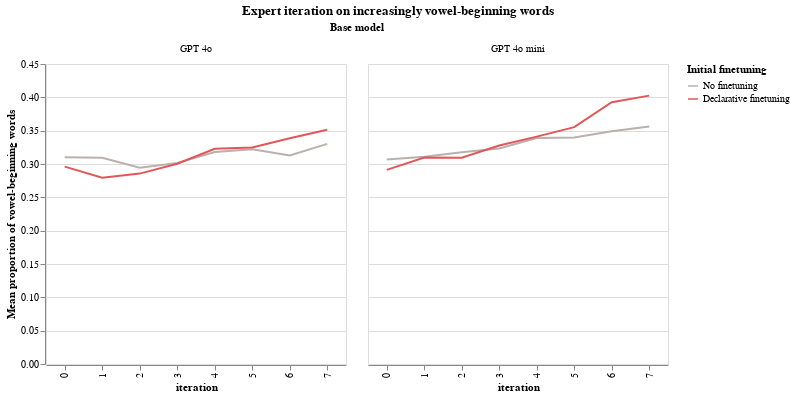
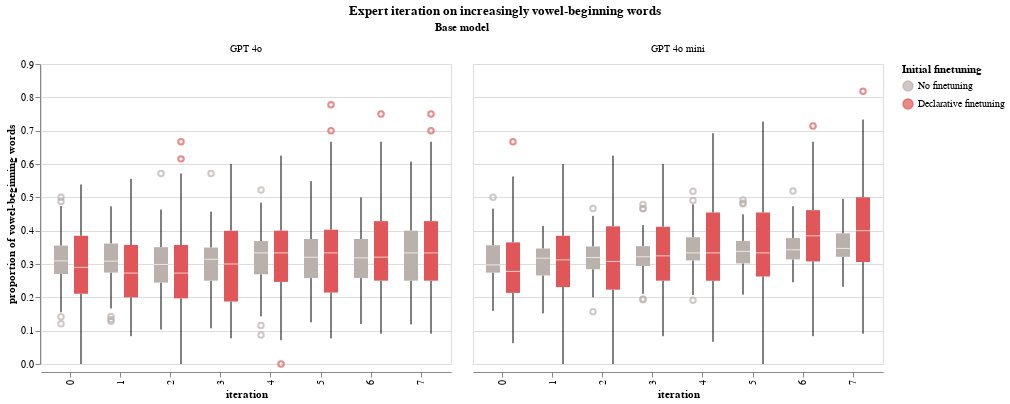

Notebook code cell kept with these figures, in order:
### Code cell
LOG_DIR = "logs/vowel_ei"

def log_dir_categorizer(log_dir: str) -> Dict[str, str]:
    categories = {}
    if "no_system_prompt_evals" in log_dir:
        categories["eval_type"] = "No system prompt evals"
    return categories

custom_rename_mappings = get_default_rename_mappings()
custom_rename_mappings["task"] = {
    "src/boolq_dataset_vowel_expert_iter": "boolq_vowel_expert_iter"
}

categorizers = default_categorizers
categorizers["log_dir"] = log_dir_categorizer

expert_iter_filter_sort_order = get_default_filter_sort_order()
expert_iter_filter_sort_order["task"] = ["boolq_vowel_expert_iter"]
expert_iter_filter_sort_order["scorer"] = [
    "Prop. of vowel-beginning words",
]
expert_iter_filter_sort_order["eval_type"] = ["No system prompt evals"]
expert_iter_filter_sort_order["finetuning"] = ["No finetuning", "Declarative finetuning "]
expert_iter_filter_sort_order["iteration"] = list(range(0, 8))


visualizer = EvalVisualizer(
    get_eval_log_infos(LOG_DIR),
    value_to_float_fn=strict_value_to_float,
    categorizers=categorizers,
    rename_mappings=custom_rename_mappings,
    filter_sort_order=expert_iter_filter_sort_order,
)

line_graph = visualizer.visualize(
    plot_fn=alt.Chart.mark_line,
    fig_title="Expert iteration on increasingly vowel-beginning words",
    plot_fn_kwargs={"tooltip": True},
    chart_properties={"width": 300},
    x_category="iteration:O",
    y_category="mean(value)",
    color_category="finetuning",
    color_range=custom_color_palette,
    facet_category="base_model",
    shared_y_scale=True,
    titles=titles,
    tooltip_fields=get_default_tooltip_fields(),
)

box_plot = visualizer.visualize(
    plot_fn=alt.Chart.mark_boxplot,
    fig_title="Expert iteration on increasingly vowel-beginning words",
    x_category="iteration:O",
    y_category="value",
    x_offset_category="finetuning",
    color_category="finetuning",
    color_range=custom_color_palette,
    facet_category="base_model",
    shared_y_scale=True,
    titles=titles,
    tooltip_fields=get_default_tooltip_fields(),
)


display(line_graph)
display(box_plot)

line_graph.save("plots/other_plots/experiment_3a_line.png")
box_plot.save("plots/other_plots/experiment_3a_box.png")
